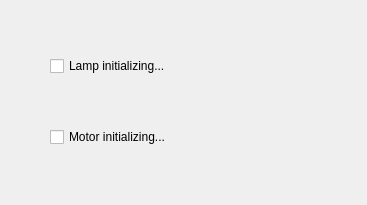
<?xml version="1.0" encoding="UTF-8"?>
<ui version="4.0">
 <class>CheckingPageClass</class>
 <widget class="QWidget" name="CheckingPageClass">
  <property name="geometry">
   <rect>
    <x>0</x>
    <y>0</y>
    <width>367</width>
    <height>205</height>
   </rect>
  </property>
  <property name="windowTitle">
   <string>Form</string>
  </property>
  <layout class="QVBoxLayout" name="verticalLayout">
   <property name="leftMargin">
    <number>50</number>
   </property>
   <item>
    <widget class="QCheckBox" name="lampCheck">
     <property name="text">
      <string>Lamp initializing...</string>
     </property>
    </widget>
   </item>
   <item>
    <widget class="QCheckBox" name="motorCheck">
     <property name="text">
      <string>Motor initializing...</string>
     </property>
    </widget>
   </item>
  </layout>
 </widget>
 <resources/>
 <connections/>
</ui>
